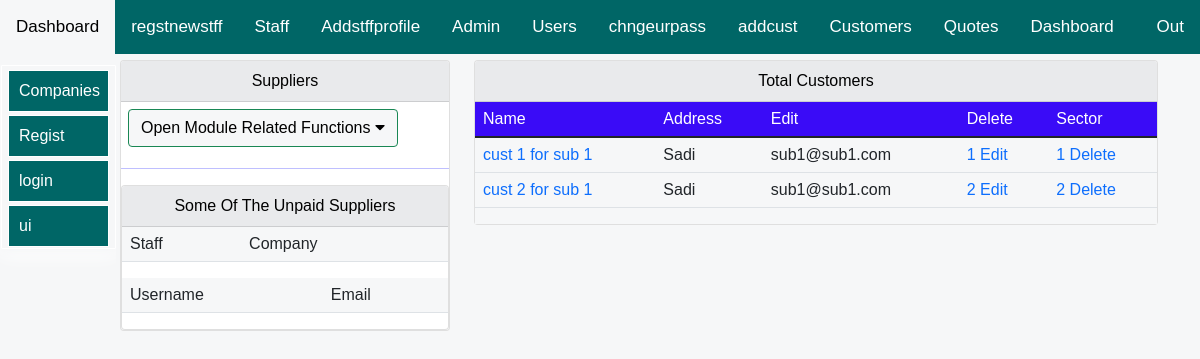
/allifmaal-erp/subscriptions/Customers/Main/List/sub1@sub1.com/company-of-sub1-sadi-21c3512b1969/ (signed in), run on the app's committed database.
### allifapp/models.py (models this page shows, shortened)
class CustomersModel(models.Model):
    Country = [
    ('Somalia', 'Somalia'),
    ('Kenya', 'Kenya'),
     ('Other', 'Other'),
    ]
    name = models.CharField(null=True, blank=False, max_length=20)
    phone = models.CharField(null=True, blank=True, max_length=30)
    email= models.CharField(null=True, blank=True, max_length=100)
    country = models.CharField(choices=Country, blank=True, max_length=30)
    city= models.CharField(null=True, blank=True, max_length=30)
    address = models.CharField(null=True, blank=True, max_length=30)
    sales=models.DecimalField(max_digits=10,blank=False,null=True,decimal_places=1,default=0)
    balance=models.DecimalField(max_digits=10,blank=False,null=True,decimal_places=1,default=0)
    turnover=models.DecimalField(max_digits=10,blank=False,null=True,decimal_places=1,default=0)
    contact = models.CharField(null=True, blank=True, max_length=30)
    uniqueId = models.CharField(null=True, blank=True, max_length=100)
    slug = models.SlugField(max_length=500, unique=True, blank=True, null=True)
    owner= models.ForeignKey(User,related_name="cuscmprlne",on_delete=models.SET_NULL,null=True,blank=False)
    company= models.ForeignKey(CompanyDetailsModel,related_name="cuscmprln",on_delete=models.SET_NULL,null=True,blank=False)

### allifmaalusersapp/models.py (models this page shows, shortened)
class User(AbstractUser):# this is for creating new user... the fields are below and those from parent class
    user_level= [
    ('admin','admin'),
    ('staff', 'staff'),
    ('guest', 'guest'),
    ]
    USERNAME_FIELD = 'email'
    username = models.CharField(max_length=255, null=True,blank=True)
    email = models.EmailField(('email address'), unique=True) # changes email to unique and blank to false
    first_name= models.CharField(max_length=255, null=True,blank=False)
    last_name= models.CharField(max_length=255, null=True,blank=False)
    REQUIRED_FIELDS = ['username','first_name','last_name'] # removes email from REQUIRED_FIELDS
    user_category= models.CharField(choices=user_level, default='guest', max_length=100,null=True,blank=True)
    customuserslug= models.SlugField(max_length=500, unique=True, blank=True, null=True)
    randomfield=models.CharField(max_length=255, null=True,blank=True)
    secret_unique_id= models.CharField(null=True, blank=True, max_length=100)
    customurlslug= models.SlugField(max_length=500, unique=True, blank=True, null=True)
    url_unique_id= models.CharField(null=True, blank=True, max_length=100)
    usercompany= models.CharField(max_length=500, blank=True, null=True)
    def __str__(self):
        return self.email

### allifapp/views.py (the view, shortened to what this page needs)
# urls.py: path('Customers/Main/List/<str:loggedUsr>/<str:slug>/', views.customers, name="customers"),
@login_required(login_url='login:loginpage')
def customers(request,loggedUsr,slug):
    try:
        if request.user.is_authenticated:
            user_var=request.user
            sysowner=CompanyDetailsModel.objects.filter(owner=user_var).first()
            emplye=EmployeesModel.objects.filter(username=user_var).first()
            if sysowner!=None:# if true, it means that company exists and logged user is owner
                customers=CustomersModel.objects.filter(company=sysowner)
                context={
                "customers":customers,
                }
                return render(request,'allifapp/customers/customers.html',context)
            else:
                return redirect('allifapp:decisionPoint',logged_user=user_var)
        else:
            return login_required(login_url='login:loginpage')
    except Exception as ex:
        error_context={'error_message': ex,}
        return render(request,'allifapp/error/error.html',error_context)

### allifapp/templates/allifapp/customers/customers.html (shortened to what this page needs)
{% extends 'allifapp/bases/subsbase.html'%}
{% load static %}
{% load crispy_forms_tags %}
   {% block body %}
<div class="container">
    <div class="row mt-12" >
        <div class="col-md-4">
            <div class="card">
                <div id="allif-section-headers" class="card-header ">
                    Suppliers
                </div>
 <div class="allif-clikable-dropdown">
    <button onclick="openOnClickFunction()" id="allif-link-buttons" class="allifmaal-dropbtn btn btn-success mybuttonlinks">
      Open Module Related Functions
      <i class="fa fa-caret-down"></i>
    </button>
    </div>
    <hr>
        <div>
            <div class="col-md-12">
                <div class="card">
                    <div id="allif-section-headers" class="card-header">
                       Some Of The Unpaid Suppliers
                    </div>
                    <div class="col-md-12">
    <table class="table table-layout">
        <thead>
          <tr>
            <td scope="col">Staff</td>
            <td scope="col">Company</td>
          </tr>
        </thead>
            </table>
            <table class="table table-layout">
                <thead>
                  <tr>
                    <td scope="col">Username</td>
                    <td scope="col">Email</td>
                  </tr>
                </thead>
                    </table>
                            </div>
                        </div></div>
                    </div>
            </div>
        </div>
    <div class="col-md-8">
        <div class="card">
            <div id="allif-section-headers" class="card-header">
                Total Customers <strong>{{total_suppliers}}</strong>
            </div>
            <div class="col-md-12">
        <div class="AllifTableFixedHeader Allifmaal-scroll-table">
            <table class="table table-layout">
            <thead>
            <tr class="allif-table-header-row">
            <td>Name</td>
            <td>Address</td>
            <td>Edit</td>
            <td>Delete</td>
            <td>Sector</td>
            </tr>
        </thead>
        <tbody>
          {% for record in customers %}
          <tr>
              <td>
               <a href="{% url 'allifapp:CustomerDetails' record.slug %}">
                {{record.name}} </a></td>
                <td>
                    {{record.address}}</td>
                <td>{{record.owner}}</td>
                <td>
                  <a href="{% url 'allifapp:editCustomerDetails' record.slug %}">{{record.id}}
                    Edit
                  </a>
                </td>
                <td>
                  <a href="{% url 'allifapp:deleteCustomer' record.slug %}">{{record.id}}
                    Delete
                  </a>
                </td>
          </tr>
          {% endfor %}
        </tbody>
        </table>
        </div>
            </div>
        </div></div>
    </div>
</div>
   {% endblock %}

### allifapp/templates/allifapp/bases/subsbase.html (style rules this page uses)
body { font-size: 2rem; opacity: 1; position:sticky; overflow: auto; text-align: left; max-width: 100%; background-color: #F6F7F8; margin: auto; padding: auto; }
.container { background-color: #F6F7F8; }
table { background-color: #F6F7F8; }
.mybuttonlinks { margin-top: 7px; margin-left: 7px; margin-bottom: 5px; }
#allif-section-headers { background-color: #e9eaec; color: black; font-size: 16px; text-align: center; }
#allif-link-buttons { background-color: #F6F7F8; color: black; text-align: center; }
hr { background-color: blue; }
a:link { text-decoration: none; }
.allif-clikable-dropdown { position: relative; display: inline-block; }
.Allifmaal-scroll-table { background-color: #F6F7F8; width: auto; max-height: 400px; overflow-x: scroll; overflow-y: scroll; margin-left: 0px; overflow: auto; margin-right: 0px; }
.AllifTableFixedHeader thead tr { position: sticky; top: 0px; }
.AllifTableFixedHeader thead td { color: #fff; }
.allif-table-header-row { background-color: #3a0bf7; }
@media screen and (min-width:1000px) and (max-width:2000px) { .container { margin-top: 10px; display: block; font-size: 0.95rem; margin-left:auto ; margin-right: auto; margin: auto; padding-left: 90px; } }

### allifapp/templates/allifapp/bases/subtopnavbar.html (style rules this page uses)
body { margin: 0; font-family: Arial, Helvetica, sans-serif; }

### allifapp/templates/allifapp/bases/subsidenavbar.html (style rules this page uses)
:root { --sidebar_font_size:1.0rem; }

### data on the page
CustomersModel: name "cust 1 for sub 1", address "Sadi", owner "sub1@sub1.com", id "1"
CustomersModel: name "cust 2 for sub 1", address "Sadi", owner "sub1@sub1.com", id "2"
